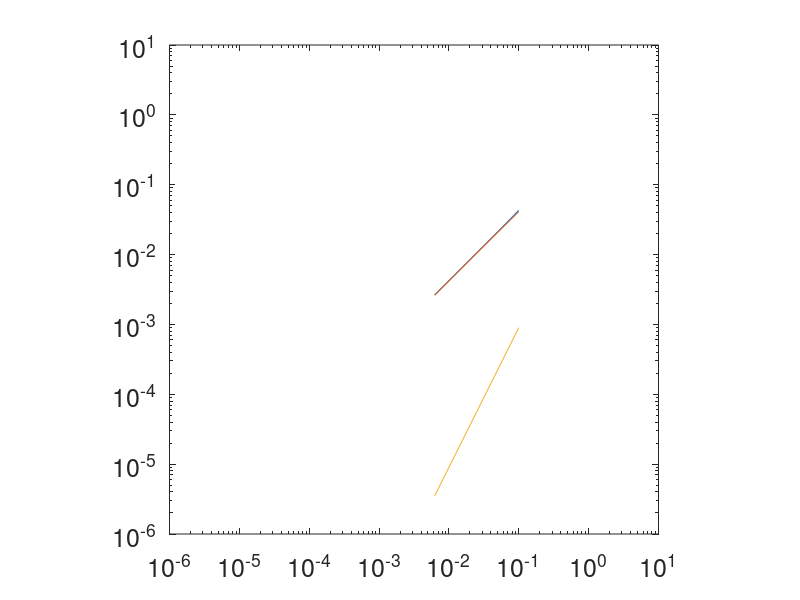

Source code (MATLAB): (Note: this script raises an error after producing the figure.)

% Compare truncation errors of the forward, backward, and central
% scheme for approximating u'(x). Plot the error and estimate the
% convergence order.

%    u(x) = sin(x) at x=1.   Exact u'(1) = cos(1)

clear; close all
  h = 0.1;
  for i=1:5,
    a(i,1) = h;
    a(i,2) = (sin(1+h)-sin(1))/h - cos(1);
    a(i,3) = (sin(1) - sin(1-h))/h - cos(1);
    a(i,4) = (sin(1+h)-sin(1-h))/(2*h)- cos(1);
    h = h/2;
  end

  format short e
  a		% Display the result

  a = abs(a);	   % Take absolute value of the matrix.
  h1 = a(:,1);	   % Extract the first column which is h.
  e1 = a(:,2); e2 = a(:,3); e3 = a(:,4);

  loglog(h1,e1,h1,e2,h1,e3); set(gca,'FontSize',18);
  axis('square')
  axis([1e-6 1e1 1e-6 1e1])
  gtext('Slope of FW and BW = 1')
  gtext('Slope of CD = 2')

%%%%%%%%%%%%%%%%% End Of Matlab Program %%%%%%%%%%%%%%%%%%%%%%%%%%%%%%

%Computed Results:

%      h          forward      backward     central

%   1.0000e-01  -4.2939e-02   4.1138e-02  -9.0005e-04
%   5.0000e-02  -2.1257e-02   2.0807e-02  -2.2510e-04
%   2.5000e-02  -1.0574e-02   1.0462e-02  -5.6280e-05
%   1.2500e-02  -5.2732e-03   5.2451e-03  -1.4070e-05
%   6.2500e-03  -2.6331e-03   2.6261e-03  -3.5176e-06


